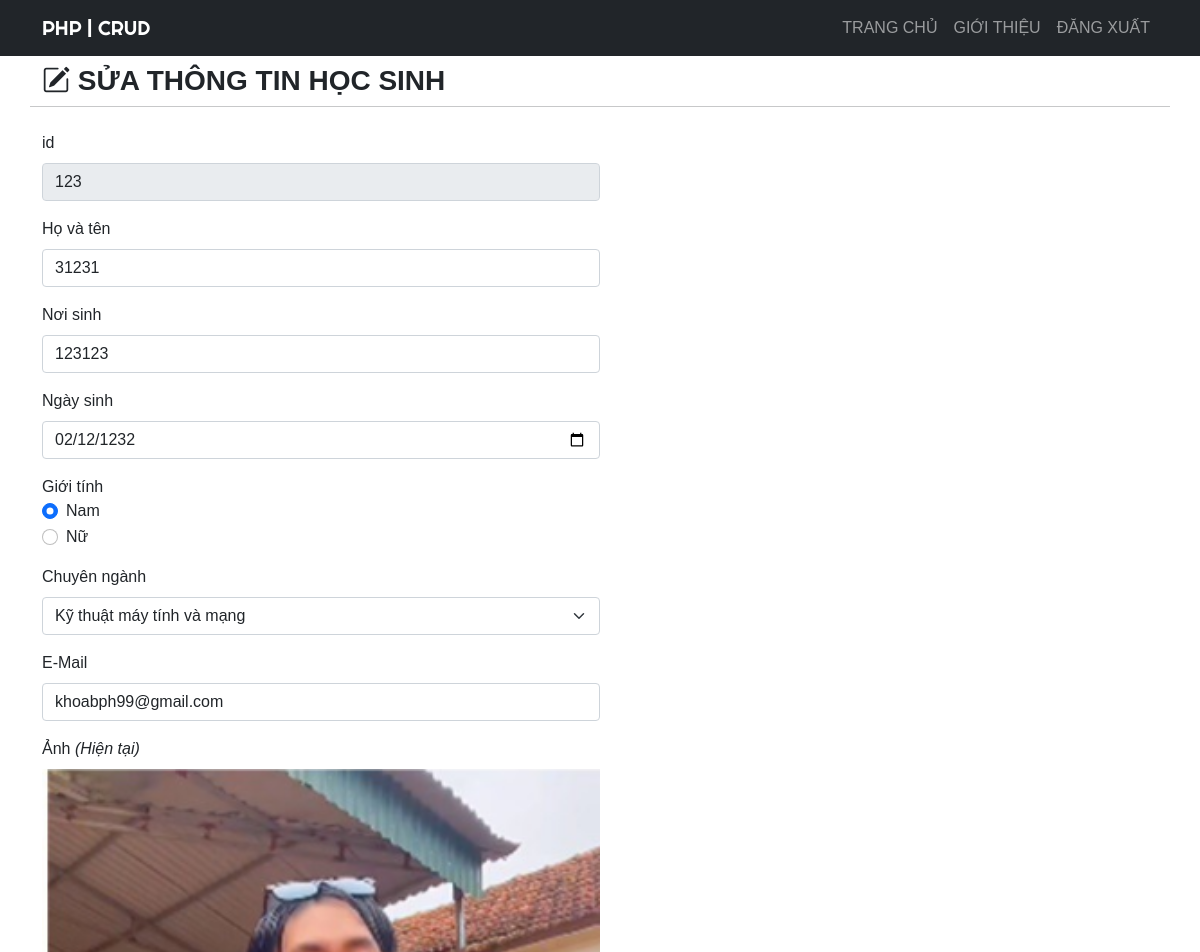
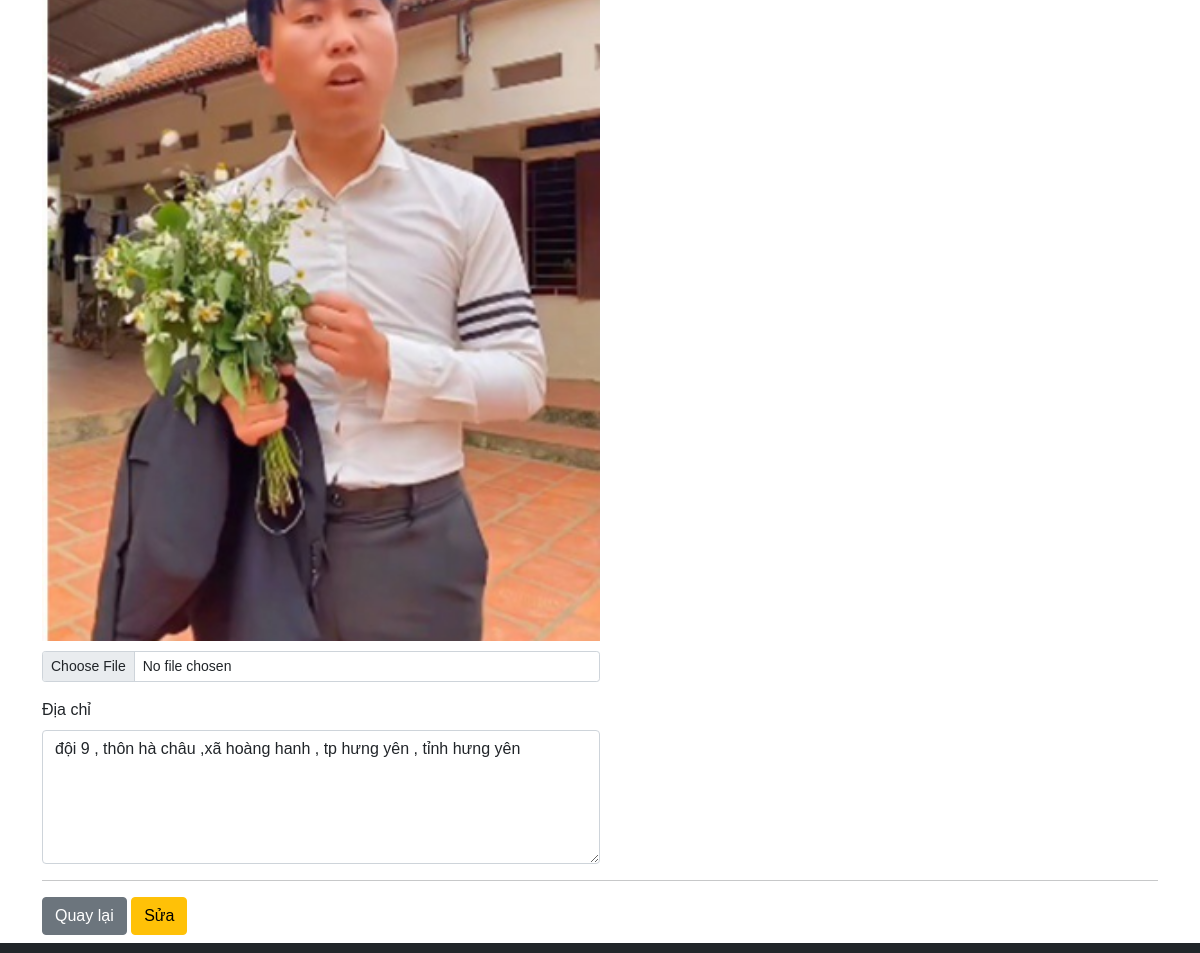
/ubah.php?id=123 (signed in), run on the app's committed database (2 pictures, top to bottom).
### tables this page shows
CREATE TABLE `siswa` (
  `id` varchar(50) NOT NULL,
  `name` varchar(255) NOT NULL,
  `hometown` varchar(50) NOT NULL,
  `age` date NOT NULL,
  `sex` enum('Nam','Nữ') NOT NULL,
  `major` enum('Kỹ thuật mạng truy cập','Kỹ thuật máy tính và mạng','Đa phương tiện','Kỹ thuật phần mềm','Kỹ Thuật Mạng','Kỹ Thuật Máy Tính và Mạng','Đa Phương Tiện','Kỹ Sư Phần Mềm') NOT NULL,
  `email` varchar(255) NOT NULL,
  `image` varchar(255) NOT NULL,
  `address` text NOT NULL
);

### function.php (called while the page is built, shortened)
<?php
$koneksi = mysqli_connect("localhost", "root", "", "phpdasar");
function query($query)
{
    global $koneksi;
    $result = mysqli_query($koneksi, $query);
    $rows = [];
    while ($row = mysqli_fetch_assoc($result)) {
        $rows[] = $row;
    }
    return $rows;
}
?>

### ubah.php (the view, shortened to what this page needs)
<?php
require 'function.php';
$id = $_GET['id'];
$siswa = query("SELECT * FROM siswa WHERE id = $id")[0];
?>
<!DOCTYPE html>
<html lang="vi">
<head>
    <link href="https://cdn.jsdelivr.net/npm/bootstrap@5.0.0-beta2/dist/css/bootstrap.min.css" rel="stylesheet">
    <link rel="stylesheet" href="https://cdn.jsdelivr.net/npm/bootstrap-icons@1.4.0/font/bootstrap-icons.css">
    <link rel="stylesheet" href="css/style.css">
</head>
<body>
    <nav class="navbar navbar-expand-lg navbar-dark bg-dark text-uppercase">
        <div class="container">
            <a class="navbar-brand" href="index.php">PHP | CRUD</a>
            <div class="collapse navbar-collapse" id="navbarNav">
                <ul class="navbar-nav ms-auto">
                    <li class="nav-item">
                        <a class="nav-link" aria-current="page" href="index.php">Trang chủ</a>
                    </li>
                    <li class="nav-item">
                        <a class="nav-link" href="#about">Giới thiệu</a>
                    </li>
                    <li class="nav-item">
                        <a class="nav-link" href="logout.php">Đăng xuất</a>
                    </li>
                </ul>
            </div>
        </div>
    </nav>
    <div class="container">
        <div class="row my-2">
            <div class="col-md">
                <h3 class="fw-bold text-uppercase"><i class="bi bi-pencil-square"></i>&nbsp;Sửa thông tin học sinh</h3>
            </div>
            <hr>
        </div>
        <div class="row my-2">
            <div class="col-md">
                <form action="" method="post" enctype="multipart/form-data">
                    <div class="mb-3">
                        <label for="id" class="form-label">id</label>
                        <input type="number" class="form-control w-50" id="id" value="<?= $siswa['id']; ?>" name="id" readonly>
                    </div>
                    <div class="mb-3">
                        <label for="name" class="form-label">Họ và tên</label>
                        <input type="text" class="form-control w-50" id="name" value="<?= $siswa['name']; ?>" name="name" autocomplete="off" required>
                    </div>
                    <div class="mb-3">
                        <label for="hometown" class="form-label">Nơi sinh</label>
                        <input type="text" class="form-control w-50" id="hometown" value="<?= $siswa['hometown']; ?>" name="hometown" autocomplete="off" required>
                    </div>
                    <div class="mb-3">
                        <label for="age" class="form-label">Ngày sinh</label>
                        <input type="date" class="form-control w-50" id="age" value="<?= $siswa['age']; ?>" name="age" autocomplete="off" required>
                    </div>
                    <div class="mb-3">
                        <label>Giới tính</label>
                        <div class="form-check">
                            <input class="form-check-input" type="radio" name="sex" id="Laki - Laki" value="Nam" <?php if ($siswa['sex'] == 'Nam') { ?> checked='' <?php } ?>>
                            <label class="form-check-label" for="Laki - Laki">Nam</label>
                        </div>
                        <div class="form-check">
                            <input class="form-check-input" type="radio" name="sex" id="Perempuan" value="Nữ" <?php if ($siswa['sex'] == 'Nữ') { ?> checked='' <?php } ?>>
                            <label class="form-check-label" for="Perempuan">Nữ</label>
                        </div>
                    </div>
                    <div class="mb-3">
                        <label for="major" class="form-label">Chuyên ngành</label>
                        <select class="form-select w-50" id="major" name="major">
                            <option value="Kỹ thuật máy tính và mạng" <?php if ($siswa['major'] == 'Kỹ thuật máy tính và mạng') { ?> selected='' <?php } ?>>Kỹ thuật máy tính và mạng</option>
                        </select>
                    </div>
                    <div class="mb-3">
                        <label for="email" class="form-label">E-Mail</label>
                        <input type="email" class="form-control w-50" id="email" value="<?= $siswa['email']; ?>" name="email" autocomplete="off" required>
                    </div>
                    <div class="mb-3">
                        <label for="image" class="form-label">Ảnh <i>(Hiện tại)</i></label> <br>
                        <img src="img/<?= $siswa['image']; ?>" width="50%" style="margin-bottom: 10px;">
                        <input class="form-control form-control-sm w-50" id="image" name="image" type="file">
                    </div>
                    <div class="mb-3">
                        <label for="address" class="form-label">Địa chỉ</label>
                        <textarea class="form-control w-50" id="address" rows="5" name="address" autocomplete="off"><?= $siswa['address']; ?></textarea>
                    </div>
                    <hr>
                    <a href="index.php" class="btn btn-secondary">Quay lại</a>
                    <button type="submit" class="btn btn-warning" name="ubah">Sửa</button>
                </form>
            </div>
        </div>
    </div>
    <footer class="bg-dark text-white text-center" style="padding: 5px;">
    </footer>
</body>
</html>

### css/style.css (style rules this page uses)
body { font-family: 'Gill Sans', 'Gill Sans MT', Calibri, 'Trebuchet MS', sans-serif; }
.navbar-brand { font-family: 'Righteous', cursive; }

### data on the page
siswa: id "123", name "31231", hometown "123123", age "02/12/1232", sex "☑ Nam", sex "☐ Nữ", major "Kỹ thuật máy tính và mạng", email "khoabph99@gmail.com", image (picture), address "đội 9 , thôn hà châu ,xã hoàng hanh , tp hưng yên , tỉnh hưng yên"
